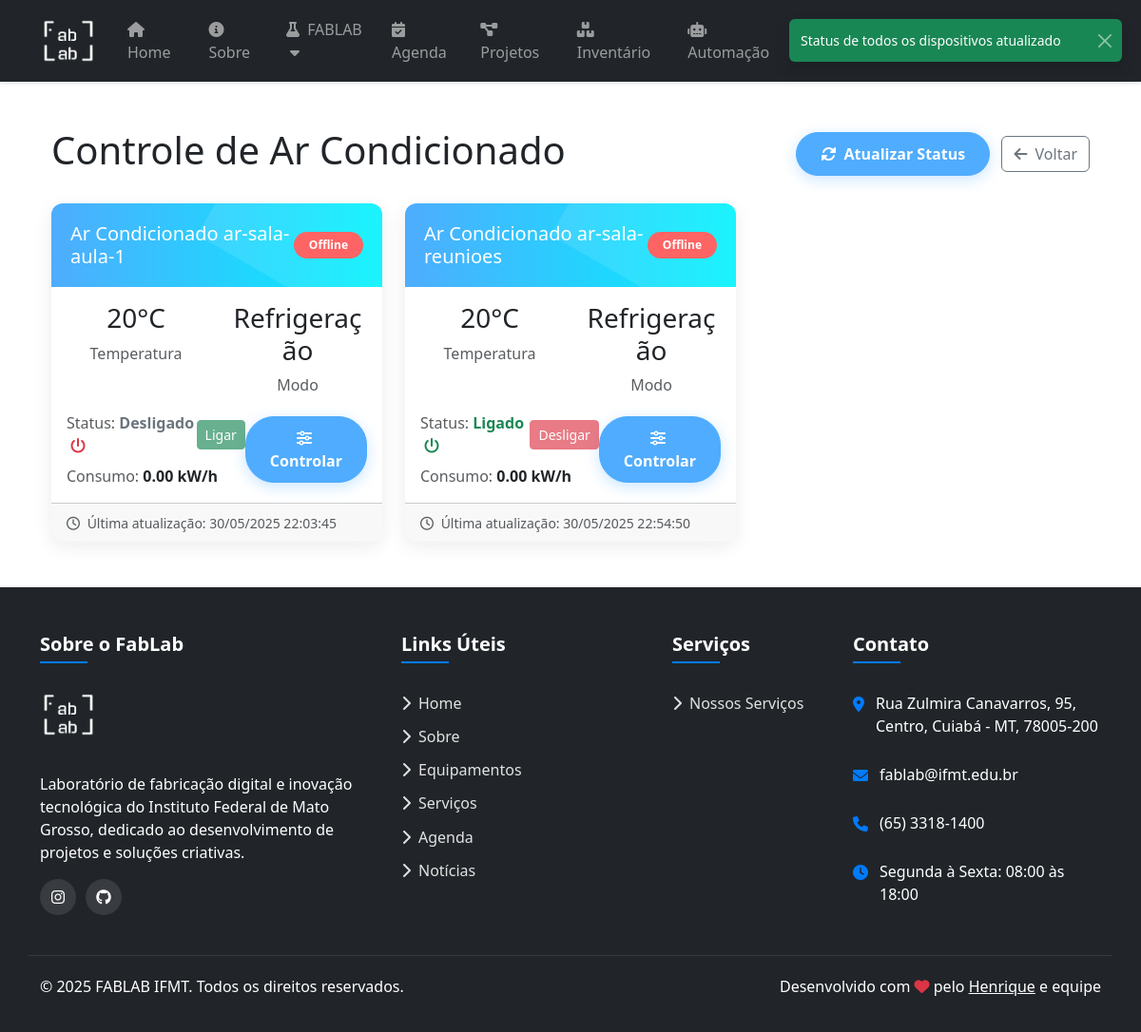
Page /painelar/ar/ (signed in) on the earlier database version.
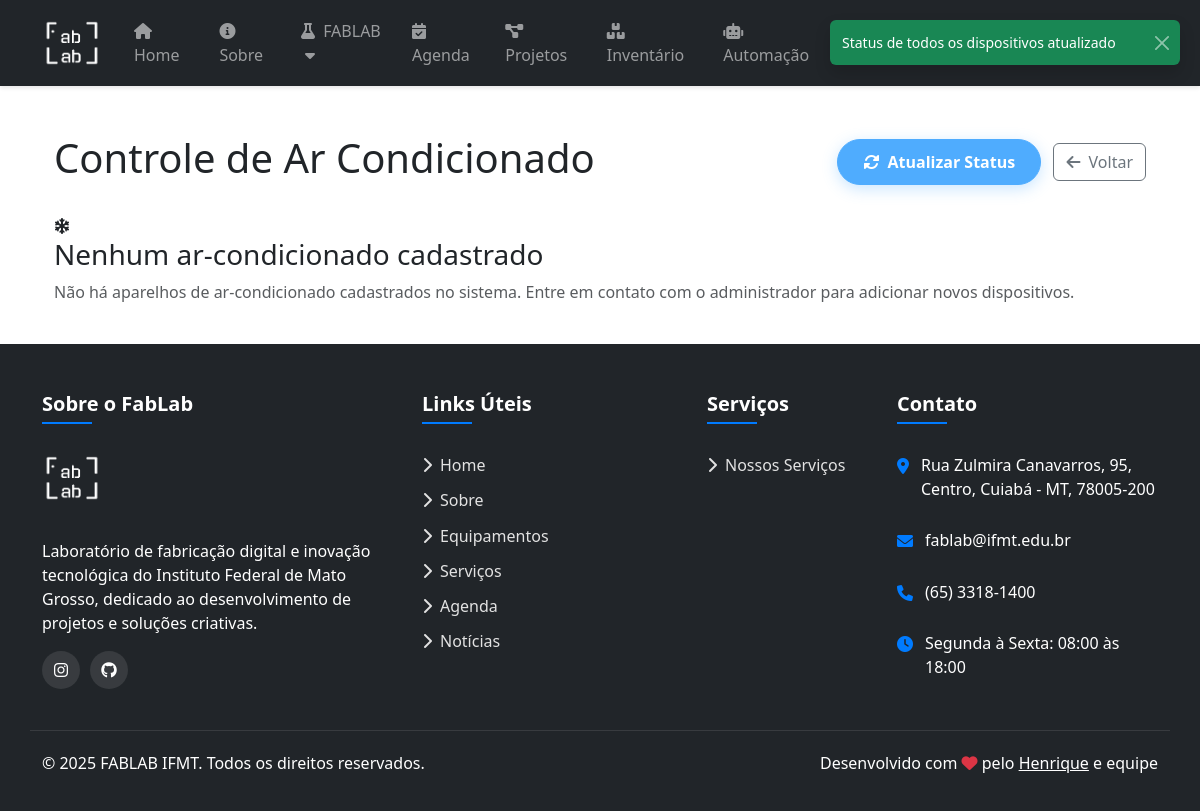
Same page on the later database version.
### Controle_ar/models.py (models this page shows, shortened)
class Ar_condicionado(models.Model):
    nome = models.CharField(max_length=50)
    tag = models.CharField(max_length=50, unique=True)
    estado = models.BooleanField(default=False)
    temperatura = models.IntegerField(default=20)
    modo = models.CharField(max_length=20, default="cold")
    velocidade = models.IntegerField(default=1)  # 1-3 para baixa, média, alta
    swing = models.BooleanField(default=False)
    ultima_alteracao = models.DateTimeField(auto_now=True)
    online = models.BooleanField(default=True)
    ultimo_ping = models.DateTimeField(null=True, blank=True)
    consumo_atual = models.FloatField(default=0.0, help_text="Consumo atual em kW/h")
    temperatura_ambiente = models.FloatField(null=True, blank=True, help_text="Temperatura ambiente em °C")
    ip_address = models.GenericIPAddressField(null=True, blank=True, help_text="IP do ESP32 (preenchido automaticamente)")
    class Meta:
        verbose_name = _("Ar Condicionado")
        verbose_name_plural = _("Ar Condicionados")
    @property
    def modo_display(self):
        modos = {
            "cold": "Refrigeração",
            "heat": "Aquecimento",
            "fan": "Ventilação",
            "dry": "Desumidificação",
            "auto": "Automático"
        }
        return modos.get(self.modo, "Desconhecido")

### Controle_ar/views.py (the view)
    def wrapper(request, *args, **kwargs):
        if not is_admin(request.user):
            messages.error(request, "Acesso negado. Apenas administradores podem acessar esta funcionalidade.")
            return redirect('home')
        return view_func(request, *args, **kwargs)

### Controle_ar/templates/Controle_ar/ar_dashboard.html (shortened to what this page needs)
{% extends 'layout.html' %}
{% load static %}
{% block head %}
<link rel="stylesheet" href="{% static 'controle_ar.css' %}">
{% endblock %}
{% block content %}
<div id="toast-container"></div>
<div class="container mt-4">
    <div class="d-flex justify-content-between align-items-center mb-4">
        <h1>Controle de Ar Condicionado</h1>
        <div>
            <button id="refresh-btn" class="btn btn-ar-primary me-2" onclick="checkAllDevices()">
                <i class="fas fa-sync-alt me-1"></i> Atualizar Status
            </button>
            <a href="{% url 'home' %}" class="btn btn-outline-secondary">
                <i class="fas fa-arrow-left me-1"></i> Voltar
            </a>
        </div>
    </div>
    <div class="row">
        {% if ars %}
            {% for ar in ars %}
            <div class="col-md-6 col-lg-4 mb-4">
                <div class="card ar-card h-100" data-ar-id="{{ ar.id }}">
                    <div class="ar-card-header">
                        <div class="d-flex justify-content-between align-items-center">
                            <h5 class="mb-0">{{ ar.nome }}</h5>
                            <span class="badge {% if ar.online %}badge-online{% else %}badge-offline{% endif %}">
                                {{ ar.online|yesno:"Online,Offline" }}
                            </span>
                        </div>
                    </div>
                    <div class="card-body">
                        <div class="row">
                            <div class="col-6 text-center mb-3">
                                <div class="h3 temperatura-display">{{ ar.temperatura }}°C</div>
                                <div class="text-muted">Temperatura</div>
                            </div>
                            <div class="col-6 text-center mb-3">
                                <div class="h3 modo-display">{{ ar.modo_display }}</div>
                                <div class="text-muted">Modo</div>
                            </div>
                        </div>
                        <div class="d-flex justify-content-between align-items-center">
                            <div class="w-100">
                                <div class="mb-2 d-flex align-items-center">
                                    <div class="me-auto">
                                        <span class="text-muted">Status: </span>
                                        <span class="fw-bold estado-display {% if ar.estado %}text-success{% else %}text-secondary{% endif %}">
                                            {{ ar.estado|yesno:"Ligado,Desligado" }}
                                        </span>
                                        <i class="fas fa-power-off {% if ar.estado %}text-success{% else %}text-danger{% endif %} estado-icon ms-1"></i>
                                    </div>
                                    <button class="btn btn-sm {% if ar.estado %}btn-danger{% else %}btn-success{% endif %}"
                                            onclick="toggleDevicePower({{ ar.id }}, {{ ar.estado|yesno:'true,false' }})"
                                            {% if not ar.online %}disabled{% endif %}>
                                        {% if ar.estado %}Desligar{% else %}Ligar{% endif %}
                                    </button>
                                </div>
                                <div>
                                    <span class="text-muted">Consumo: </span>
                                    <span class="fw-bold consumo-display">
                                        {% if ar.estado and ar.online %}
                                            {{ ar.consumo_atual|floatformat:2 }} kW/h
                                        {% else %}
                                            0.00 kW/h
                                        {% endif %}
                                    </span>
                                </div>
                            </div>
                            <a href="{% url 'Controle_ar:controlar_ar' ar.id %}" class="btn btn-ar-primary">
                                <i class="fas fa-sliders-h me-1"></i> Controlar
                            </a>
                        </div>
                    </div>
                    <div class="card-footer text-muted">
                        <small>
                            <i class="far fa-clock me-1"></i>
                            Última atualização:
                            <span class="last-check">
                                {% if ar.ultimo_ping %}
                                    {{ ar.ultimo_ping|date:"d/m/Y H:i:s" }}
                                {% else %}
                                    Nunca
                                {% endif %}
                            </span>
                        </small>
                    </div>
                </div>
            </div>
            {% endfor %}
        {% else %}
            <div class="col-12">
                <div class="empty-state">
                    <i class="fas fa-snowflake"></i>
                    <h3>Nenhum ar-condicionado cadastrado</h3>
                    <p class="text-muted">
                        Não há aparelhos de ar-condicionado cadastrados no sistema.
                        Entre em contato com o administrador para adicionar novos dispositivos.
                    </p>
                </div>
            </div>
        {% endif %}
    </div>
</div>
{% endblock %}

### templates/layout.html (shortened to what this page needs)
{% load static %}
<!DOCTYPE html>
<html lang="pt-br" class="h-100">
  <head>
    <link rel="stylesheet" href="{% static 'style.css' %}">
    <link href="https://cdn.jsdelivr.net/npm/bootstrap@5.3.3/dist/css/bootstrap.min.css" rel="stylesheet">
    <link rel="stylesheet" href="https://cdnjs.cloudflare.com/ajax/libs/font-awesome/6.0.0-beta3/css/all.min.css">
    {% block head %} {% endblock %}
  </head>
  <body class="d-flex flex-column min-vh-100">
    <nav class="navbar navbar-expand-lg navbar-dark bg-dark sticky-top">
      <div class="container">
        <a class="navbar-brand d-flex align-items-center" href="/" aria-label="FABLAB IFMT Home">
          <img src="{% static 'images/logo_branco.png' %}" alt="Logo FABLAB" style="height: 60px;" class="me-2">
        </a>
        <div class="collapse navbar-collapse" id="navbarColor02">
          <ul class="navbar-nav me-auto">
            <li class="nav-item">
              <a class="nav-link" href="/">
                <i class="fas fa-home me-1"></i> Home
              </a>
            </li>
            <li class="nav-item">
              <a class="nav-link" href="/about">
                <i class="fas fa-info-circle me-1"></i> Sobre
              </a>
            </li>
            <li class="nav-item project">
              <a class="nav-link">
                <i class="fas fa-flask me-1"></i> FABLAB <i class="fas fa-caret-down ms-1"></i>
              </a>
            </li>
            {% if user.is_authenticated %}
            <li class="nav-item">
              <a class="nav-link agenda-with-notification" href="{% url 'logs:agenda_home' %}">
                <i class="fas fa-calendar-check me-1"></i> Agenda
              </a>
            </li>
            {% endif %}
            <li class="nav-item project">
              <a class="nav-link" href="{% url 'projetos:lista' %}">
                <i class="fas fa-project-diagram me-1"></i> Projetos
              </a>
            </li>
            {% if user.is_authenticated and user.is_staff %}
              <li class="nav-item">
                <a class="nav-link" href="{% url 'inventario:dashboard' %}">
                  <i class="fas fa-boxes me-1"></i> Inventário
                </a>
              </li>
            {% endif %}
            {% if user.is_authenticated and user.is_staff %}
              <li class="nav-item">
                <a class="nav-link" href="{% url 'Controle_ar:automacao_home' %}">
                  <i class="fas fa-robot me-1"></i> Automação
                </a>
              </li>
            {% endif %}
            {% if user.is_authenticated and user.is_superuser %}
              <li class="nav-item">
                <a class="nav-link" href="{% url 'users:pending_registrations' %}">
                </a>
              </li>
            {% endif %}
          </ul>
          <div class="d-flex align-items-center">
            {% if user.is_authenticated %}
              <div class="dropdown">
                <div class="user-welcome text-light dropdown-toggle" id="userMenu" data-bs-toggle="dropdown" aria-expanded="false" style="cursor: pointer;">
                  <span class="user-role">{% if user.is_staff %}👑{% endif %}</span>
                  <span>{{user.first_name}} {{user.last_name}}</span>
                </div>
              </div>
            {% endif %}
          </div>
        </div>
      </div>
    </nav>
    <div aria-live="polite" aria-atomic="true" class="position-fixed bottom-0 end-0 p-3" style="z-index: 1100">
    </div>
    <main class="container py-4">
      {% block content %}{% endblock %}
    </main>
    <footer class="pt-5 mt-auto bg-dark text-white">
      <div class="container">
        <div class="row">
          <div class="col-lg-4 col-md-6 mb-4 mb-md-0 footer-links">
            <h5>Sobre o FabLab</h5>
            <div class="mb-3">
              <img src="{% static 'images/logo_branco.png' %}" alt="Logo FABLAB" class="footer-logo">
            </div>
            <p class="mb-3">
              Laboratório de fabricação digital e inovação tecnológica do Instituto Federal de Mato Grosso, dedicado ao desenvolvimento de projetos e soluções criativas.
            </p>
            <div class="social-links mt-3">
              <a href="https://www.instagram.com/ifmtmaker/" target="_blank" aria-label="Instagram" title="Instagram">
                <i class="fab fa-instagram"></i>
              </a>
              <a href="https://github.com/FabLab-IFMT" target="_blank" aria-label="GitHub" title="GitHub">
                <i class="fab fa-github"></i>
              </a>
            </div>
          </div>
          <div class="col-lg-3 col-md-6 mb-4 mb-md-0 footer-links">
            <h5>Links Úteis</h5>
            <ul class="list-unstyled">
              <li><a href="/" class="d-block"><i class="fas fa-chevron-right me-2"></i>Home</a></li>
              <li><a href="/about" class="d-block"><i class="fas fa-chevron-right me-2"></i>Sobre</a></li>
              <li><a href="{% url 'options:equipamentos' %}" class="d-block"><i class="fas fa-chevron-right me-2"></i>Equipamentos</a></li>
              <li><a href="{% url 'options:servicos' %}" class="d-block"><i class="fas fa-chevron-right me-2"></i>Serviços</a></li>
              <li><a href="{% url 'logs:agenda_home' %}" class="d-block"><i class="fas fa-chevron-right me-2"></i>Agenda</a></li>
              <li><a href="{% url 'options:noticias' %}" class="d-block"><i class="fas fa-chevron-right me-2"></i>Notícias</a></li>
            </ul>
          </div>
          <div class="col-lg-2 col-md-6 mb-4 mb-md-0 footer-links">
            <h5>Serviços</h5>
            <ul class="list-unstyled">
              <li><a href="{% url 'options:servicos' %}" class="d-block"><i class="fas fa-chevron-right me-2"></i>Nossos Serviços</a></li>
            </ul>
          </div>
          <div class="col-lg-3 col-md-6 mb-4 mb-md-0 footer-links">
            <h5>Contato</h5>
            <ul class="list-unstyled contact-info">
              <li>
                <i class="fas fa-map-marker-alt"></i>
                <span>Rua Zulmira Canavarros, 95, Centro, Cuiabá - MT, 78005-200</span>
              </li>
              <li>
                <i class="fas fa-envelope"></i>
                <span>fablab@ifmt.edu.br</span>
              </li>
              <li>
                <i class="fas fa-phone"></i>
                <span>(65) 3318-1400</span>
              </li>
              <li>
                <i class="fas fa-clock"></i>
                <span>Segunda à Sexta: 08:00 às 18:00</span>
              </li>
            </ul>
          </div>
        </div>
        <div class="row footer-bottom">
          <div class="col-md-6 text-center text-md-start">
            <p>&copy; 2025 FABLAB IFMT. Todos os direitos reservados.</p>
          </div>
          <div class="col-md-6 text-center text-md-end">
            <p>
                Desenvolvido com <i class="fas fa-heart text-danger"></i> pelo <a href="https://github.com/henrltop" target="_blank" class="text-white">Henrique</a> e equipe
            </p>
          </div>
        </div>
      </div>
    </footer>
  </body>
</html>

Differences in the rows shown:
removed Ar_condicionado: nome "Ar Condicionado ar-sala-aula-1", online "Offline", temperatura "20", modo_display "Refrigeração", estado "Desligado", shows "Ligar", shows "0.00 kW/h", ultimo_ping "30/05/2025 22:03:45"
removed Ar_condicionado: nome "Ar Condicionado ar-sala-reunioes", online "Offline", temperatura "20", modo_display "Refrigeração", estado "Ligado", shows "Desligar", shows "0.00 kW/h", ultimo_ping "30/05/2025 22:54:50"
Other differences:
text now shown: "Nenhum ar-condicionado cadastrado Não há aparelhos de ar-condicionado cadastrados no sistema. Entre em contato com o administrador para adicionar novos dispositivos."
